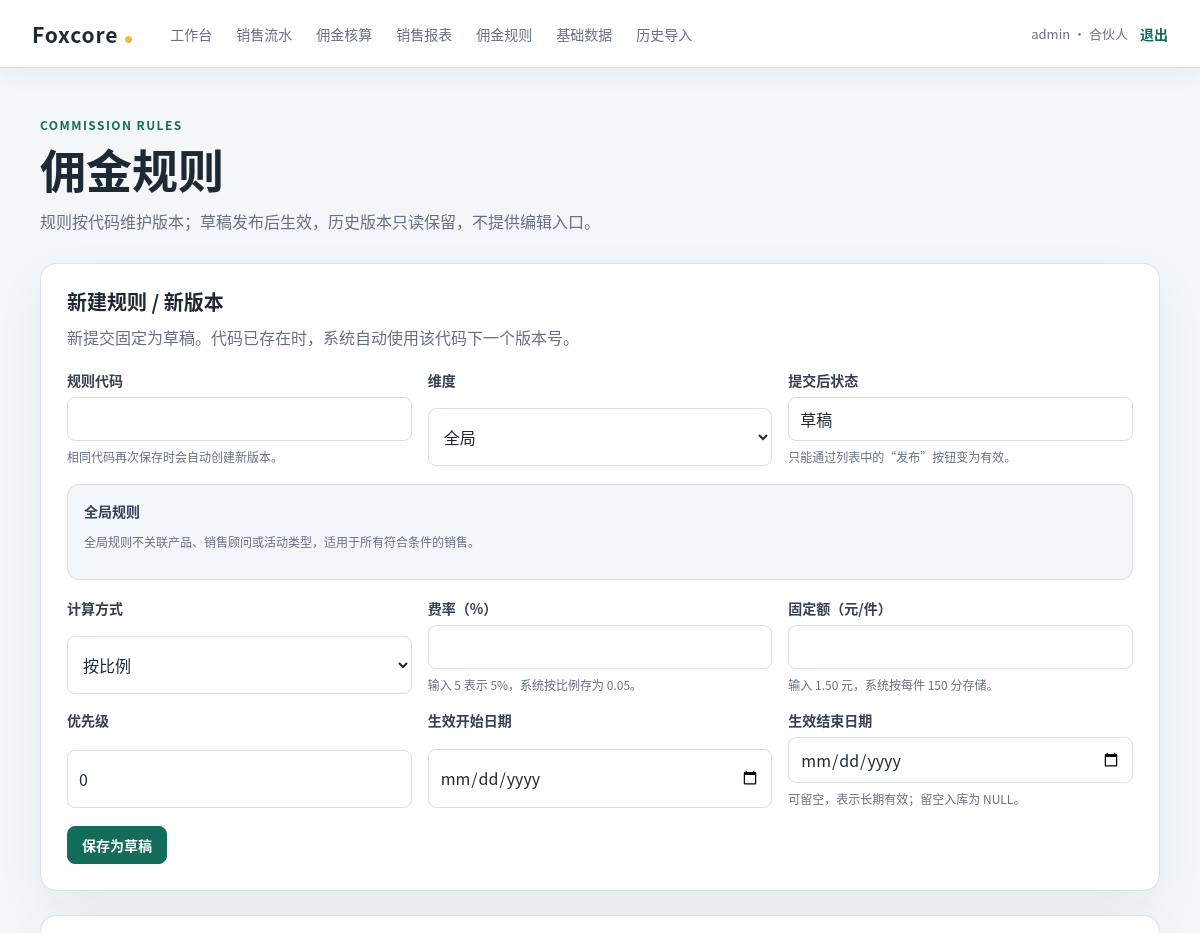
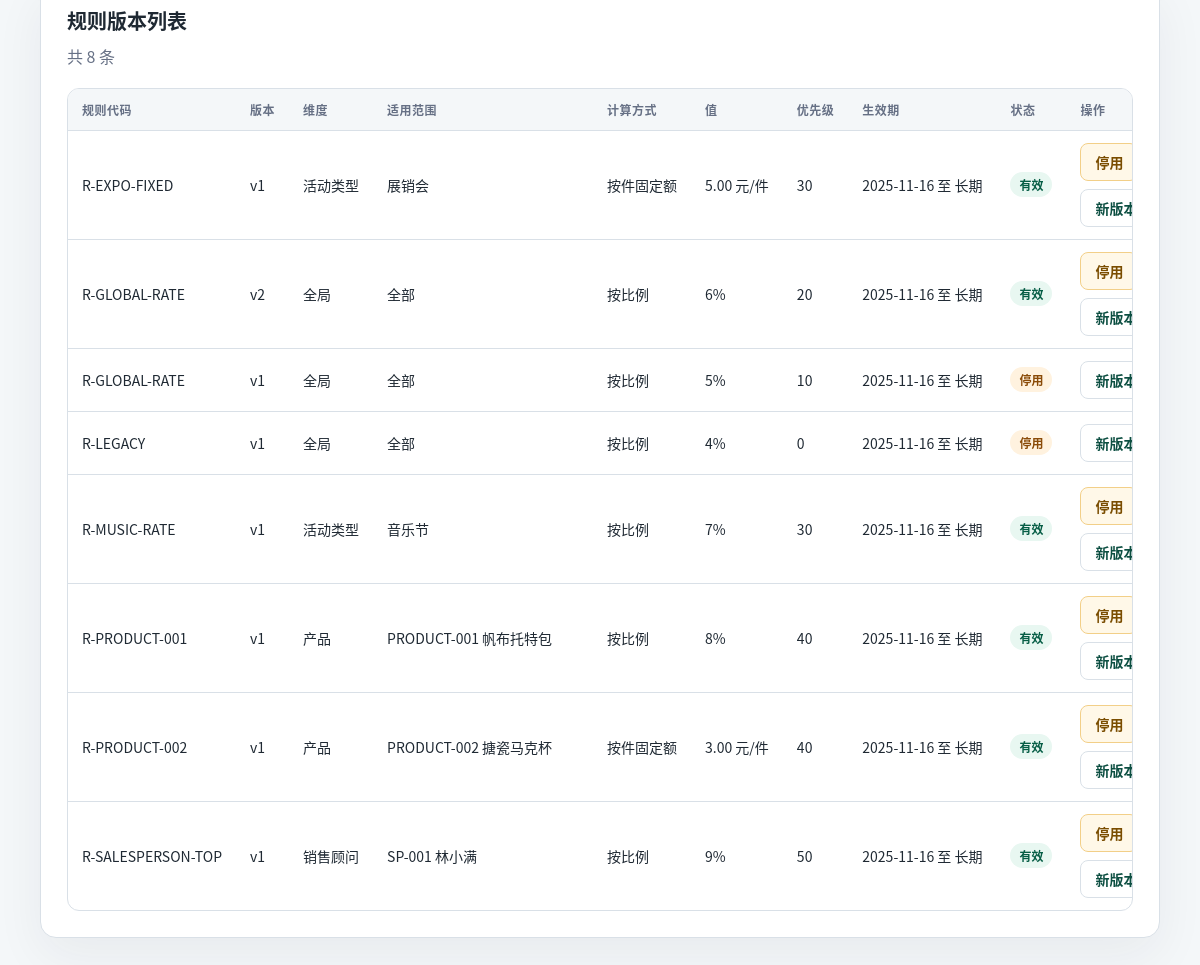
/rules (signed in), run on the app's committed database (2 pictures, top to bottom).
### tables this page shows
CREATE TABLE APP_USER (
    user_id INTEGER PRIMARY KEY AUTOINCREMENT,
    username TEXT NOT NULL UNIQUE,
    password_hash TEXT NOT NULL,
    role TEXT NOT NULL CHECK (role IN ('合伙人', '销售顾问')),
    salesperson_id INTEGER REFERENCES SALESPERSON(salesperson_id),
    status TEXT NOT NULL CHECK (status IN ('启用', '停用')),
    created_at TEXT NOT NULL DEFAULT (strftime('%Y-%m-%d %H:%M:%S', 'now', 'localtime')),
    UNIQUE (salesperson_id)
);

CREATE TABLE COMMISSION_RULE (
    rule_id INTEGER PRIMARY KEY AUTOINCREMENT,
    rule_code TEXT NOT NULL,
    version_no INTEGER NOT NULL CHECK (version_no > 0),
    dimension TEXT NOT NULL CHECK (dimension IN ('PRODUCT', 'EVENT_TYPE', 'SALESPERSON', 'GLOBAL')),
    event_type_value TEXT,
    calc_method TEXT NOT NULL CHECK (calc_method IN ('按比例', '按件固定额')),
    rate REAL,
    fixed_per_unit_cents INTEGER,
    priority INTEGER NOT NULL DEFAULT 0,
    effective_from TEXT NOT NULL CHECK (
        effective_from GLOB '[0-9][0-9][0-9][0-9]-[0-9][0-9]-[0-9][0-9]'
    ),
    effective_to TEXT,
    status TEXT NOT NULL CHECK (status IN ('草稿', '有效', '停用')),
    created_by INTEGER NOT NULL REFERENCES APP_USER(user_id),
    created_at TEXT NOT NULL DEFAULT (strftime('%Y-%m-%d %H:%M:%S', 'now', 'localtime')),
    UNIQUE (rule_code, version_no),
    CHECK (
        effective_to IS NULL
        OR (
            effective_to GLOB '[0-9][0-9][0-9][0-9]-[0-9][0-9]-[0-9][0-9]'
            AND effective_from <= effective_to
        )
    ),
    CHECK (
        (calc_method = '按比例' AND rate IS NOT NULL AND rate >= 0 AND rate <= 1
            AND fixed_per_unit_cents IS NULL)
        OR
        (calc_method = '按件固定额' AND rate IS NULL
            AND fixed_per_unit_cents IS NOT NULL AND fixed_per_unit_cents >= 0)
    ),
    CHECK (
        (dimension = 'EVENT_TYPE' AND event_type_value IS NOT NULL AND length(trim(event_type_value)) > 0)
        OR
        (dimension <> 'EVENT_TYPE' AND event_type_value IS NULL)
    )
);

### app/routes/rules.py (the view, shortened to what this page needs)
@bp.route("/rules", methods=("GET", "POST"))
@role_required("合伙人")
def index():
    source_rule_id: int | None = None
    raw_source_id = request.args.get("new_version", "").strip()
    try:
        return _render_rules(source_rule_id=source_rule_id)
    except ValueError as exc:
        flash(str(exc), "error")
        return _render_rules()

### app/auth.py (called while the page is built)
def load_logged_in_user() -> None:
    user_id = session.get("user_id")
    if user_id is None:
        g.user = None
        return
    user = get_db().execute(
        "SELECT user_id, username, role, salesperson_id "
        "FROM APP_USER WHERE user_id = ? AND status = '启用'",
        (user_id,),
    ).fetchone()
    if user is None:
        session.clear()
        g.user = None
        return
    g.user = user

def role_required(role: str) -> Callable[[Callable[..., Any]], Callable[..., Any]]:
    def decorator(view: Callable[..., Any]) -> Callable[..., Any]:
        @wraps(view)
        def wrapped_view(*args: Any, **kwargs: Any) -> Any:
            if g.user is None:
                return redirect(url_for("auth.login"))
            if g.user["role"] != role:
                abort(403)
            return view(*args, **kwargs)
        return wrapped_view
    return decorator

### app/db.py (called while the page is built)
def get_db() -> sqlite3.Connection:
    if "db" not in g:
        conn = sqlite3.connect(current_app.config["DATABASE"])
        conn.row_factory = sqlite3.Row
        conn.execute("PRAGMA foreign_keys = ON")
        g.db = conn
    return g.db

### app/routes/rules.py (called while the page is built)
def _render_rules(
    *,
    form_data=None,
    source_rule_id: int | None = None,
    status_code: int = 200,
):
    context = rule_service.get_rules_page(
        form_data=form_data,
        source_rule_id=source_rule_id,
    )
    return render_template("rules.html", **context), status_code

### app/services/rule_service.py (called while the page is built)
def _rate_display_value(rate: Any) -> str:
    percent = Decimal(str(rate)) * Decimal("100")
    return f"{format(percent.normalize(), 'f')}%"

def _default_form_values() -> dict[str, Any]:
    return {
        "rule_code": "",
        "dimension": "GLOBAL",
        "event_type_value": "",
        "calc_method": "按比例",
        "rate": "",
        "fixed_amount": "",
        "priority": "0",
        "effective_from": "",
        "effective_to": "",
        "product_ids": [],
        "salesperson_ids": [],
    }

### app/templates/rules.html (shortened to what this page needs)
{% extends "base.html" %}
{% block content %}
  <section class="page-heading rules-heading">
    <div>
      <p class="eyebrow">COMMISSION RULES</p>
      <h1>佣金规则</h1>
      <p class="muted">规则按代码维护版本；草稿发布后生效，历史版本只读保留，不提供编辑入口。</p>
    </div>
  </section>
  <section class="rules-panel">
    <div class="panel-heading">
      <div>
        <h2>新建规则 / 新版本</h2>
        <p class="muted">新提交固定为草稿。代码已存在时，系统自动使用该代码下一个版本号。</p>
      </div>
    </div>
    <form method="post" action="{{ url_for('rules.index') }}" id="rule-form">
      <div class="form-grid">
        <div class="field">
          <label for="rule_code">规则代码</label>
          <input id="rule_code" name="rule_code" value="{{ form_values['rule_code'] }}" maxlength="80" required>
          <span class="field-hint">相同代码再次保存时会自动创建新版本。</span>
        </div>
        <div class="field">
          <label for="dimension">维度</label>
          <select id="dimension" name="dimension">
            {% for option in dimension_options %}
              <option value="{{ option['value'] }}" {% if form_values['dimension'] == option['value'] %}selected{% endif %}>{{ option['label'] }}</option>
            {% endfor %}
          </select>
        </div>
        <div class="field">
          <label>提交后状态</label>
          <input value="草稿" disabled>
          <span class="field-hint">只能通过列表中的“发布”按钮变为有效。</span>
        </div>
      </div>
      <div class="target-panel" data-dimension-panel="GLOBAL" {% if form_values['dimension'] != 'GLOBAL' %}hidden{% endif %}>
        <div class="target-title">全局规则</div>
        <p class="field-hint">全局规则不关联产品、销售顾问或活动类型，适用于所有符合条件的销售。</p>
      </div>
      <div class="form-grid" style="margin-top: 18px;">
        <div class="field">
          <label for="calc_method">计算方式</label>
          <select id="calc_method" name="calc_method">
            {% for method in calc_methods %}
              <option value="{{ method }}" {% if form_values['calc_method'] == method %}selected{% endif %}>{{ method }}</option>
            {% endfor %}
          </select>
        </div>
        <div class="field" data-calc-panel="按比例" {% if form_values['calc_method'] != '按比例' %}hidden{% endif %}>
          <label for="rate">费率（%）</label>
          <input id="rate" name="rate" type="number" min="0" max="100" step="0.0001" value="{{ form_values['rate'] }}">
          <span class="field-hint">输入 5 表示 5%，系统按比例存为 0.05。</span>
        </div>
        <div class="field" data-calc-panel="按件固定额" {% if form_values['calc_method'] != '按件固定额' %}hidden{% endif %}>
          <label for="fixed_amount">固定额（元/件）</label>
          <input id="fixed_amount" name="fixed_amount" type="number" min="0" step="0.01" value="{{ form_values['fixed_amount'] }}">
          <span class="field-hint">输入 1.50 元，系统按每件 150 分存储。</span>
        </div>
        <div class="field">
          <label for="priority">优先级</label>
          <input id="priority" name="priority" type="number" step="1" value="{{ form_values['priority'] }}">
        </div>
        <div class="field">
          <label for="effective_from">生效开始日期</label>
          <input id="effective_from" name="effective_from" type="date" value="{{ form_values['effective_from'] }}" required>
        </div>
        <div class="field">
          <label for="effective_to">生效结束日期</label>
          <input id="effective_to" name="effective_to" type="date" value="{{ form_values['effective_to'] }}">
          <span class="field-hint">可留空，表示长期有效；留空入库为 NULL。</span>
        </div>
      </div>
      <div class="form-actions">
        <button class="button" type="submit">保存为草稿</button>
      </div>
    </form>
  </section>
  <section class="rules-panel">
    <div class="panel-heading">
      <div>
        <h2>规则版本列表</h2>
        <p class="muted">共 {{ rules | length }} 条</p>
      </div>
    </div>
    {% if rules %}
      <div class="table-wrap">
        <table class="rules-table">
          <thead>
            <tr>
              <th>规则代码</th>
              <th>版本</th>
              <th>维度</th>
              <th>适用范围</th>
              <th>计算方式</th>
              <th>值</th>
              <th>优先级</th>
              <th>生效期</th>
              <th>状态</th>
              <th>操作</th>
            </tr>
          </thead>
          <tbody>
            {% for rule in rules %}
              <tr>
                <td>{{ rule['rule_code'] }}</td>
                <td>v{{ rule['version_no'] }}</td>
                <td>{{ rule['dimension_label'] }}</td>
                <td class="scope-cell">{{ rule['scope_text'] }}</td>
                <td>{{ rule['calc_method'] }}</td>
                <td>{{ rule['value_text'] }}</td>
                <td>{{ rule['priority'] }}</td>
                <td>{{ rule['effective_from'] }} 至 {{ rule['effective_to'] or '长期' }}</td>
                <td>
                  {% if rule['status'] == '草稿' %}
                    <span class="badge badge-draft">草稿</span>
                  {% elif rule['status'] == '有效' %}
                    <span class="badge badge-active">有效</span>
                  {% else %}
                    <span class="badge badge-disabled">停用</span>
                  {% endif %}
                </td>
                <td>
                  <div class="table-actions">
                    {% if rule['status'] == '草稿' %}
                      <form class="inline-form" method="post" action="{{ url_for('rules.index') }}">
                        <input type="hidden" name="action" value="publish">
                        <input type="hidden" name="rule_id" value="{{ rule['rule_id'] }}">
                        <button class="button" type="submit">发布</button>
                      </form>
                    {% elif rule['status'] == '有效' %}
                      <form class="inline-form" method="post" action="{{ url_for('rules.index') }}">
                        <button class="button button-warning" type="submit">停用</button>
                      </form>
                    {% endif %}
                    <a class="button button-secondary" href="{{ url_for('rules.index', new_version=rule['rule_id']) }}">新版本</a>
                  </div>
                </td>
              </tr>
            {% endfor %}
          </tbody>
        </table>
      </div>
    {% else %}
      <div class="empty-state">暂无佣金规则</div>
    {% endif %}
  </section>
{% endblock %}

### app/templates/base.html (shortened to what this page needs)
<!doctype html>
<html lang="zh-CN">
<head>
  <link rel="stylesheet" href="{{ url_for('static', filename='css/app.css') }}?v=2">
</head>
<body>
  <header class="site-header">
    <a class="brand" href="{{ url_for('dashboard.index') }}">Foxcore</a>
    {% if g.user %}
      <nav class="main-nav" aria-label="主导航">
        {% if g.user["role"] == "合伙人" %}
          <a href="{{ url_for('dashboard.index') }}">工作台</a>
          <a href="{{ url_for('sales.list_sales') }}">销售流水</a>
          <a href="{{ url_for('settlements.index') }}">佣金核算</a>
          <a href="{{ url_for('reports.index') }}">销售报表</a>
          <a href="{{ url_for('rules.index') }}">佣金规则</a>
          <a href="{{ url_for('master.index') }}">基础数据</a>
          <a href="{{ url_for('imports.index') }}">历史导入</a>
        {% elif g.user["role"] == "销售顾问" %}
          <a href="{{ url_for('sales.new_sale') }}">登记销售</a>
          <a href="{{ url_for('sales.list_sales') }}">我的流水</a>
        {% endif %}
      </nav>
      <div class="user-area">
        <span class="user-chip">{{ g.user["username"] }} · {{ g.user["role"] }}</span>
        <a class="logout-link" href="{{ url_for('auth.logout') }}">退出</a>
      </div>
    {% else %}
      <a class="logout-link" href="{{ url_for('auth.login') }}">登录</a>
    {% endif %}
  </header>
  <main class="page-shell">
    {% block content %}{% endblock %}
  </main>
</body>
</html>

### app/static/css/app.css (style rules this page uses)
:root { color-scheme: light; --ink: #1f2933; --muted: #667085; --line: #d9e0e7; --surface: #ffffff; --surface-soft: #f4f7f9; --brand: #146c5a; --brand-dark: #0d4f42; --accent: #f2b84b; --danger-bg: #fff1f0; --danger-text: #a8071a; font-family: "Microsoft YaHei", "PingFang SC", "Noto Sans CJK SC", sans-serif; }
* { box-sizing: border-box; }
body { min-height: 100vh; margin: 0; color: var(--ink); background: var(--surface-soft); }
a { color: var(--brand); text-decoration: none; }
.site-header { display: flex; align-items: center; gap: 28px; min-height: 68px; padding: 12px 32px; background: var(--surface); border-bottom: 1px solid var(--line); box-shadow: 0 6px 24px rgba(31, 41, 51, 0.05); }
.brand { color: var(--ink); font-size: 21px; font-weight: 800; letter-spacing: 0.04em; white-space: nowrap; }
.brand::after { display: inline-block; width: 7px; height: 7px; margin-left: 7px; background: var(--accent); border-radius: 50%; content: ""; }
.main-nav { display: flex; flex: 1; flex-wrap: wrap; align-items: center; gap: 4px; }
.main-nav a { padding: 8px 10px; color: var(--muted); border-radius: 8px; font-size: 14px; }
.user-area { display: flex; align-items: center; gap: 12px; white-space: nowrap; }
.user-chip { color: var(--muted); font-size: 13px; }
.logout-link { font-size: 14px; font-weight: 700; }
.page-shell { width: min(1120px, calc(100% - 40px)); margin: 0 auto; padding: 48px 0 72px; }
.page-heading { margin-bottom: 28px; }
.eyebrow { margin: 0 0 8px; color: var(--brand); font-size: 12px; font-weight: 800; letter-spacing: 0.12em; }
h1, h2 { margin-top: 0; line-height: 1.2; }
h1 { margin-bottom: 12px; font-size: clamp(30px, 4vw, 46px); }
h2 { margin-bottom: 10px; font-size: 20px; }
.muted { margin: 0; color: var(--muted); line-height: 1.7; }

### app/templates/rules.html (style rules this page uses)
.rules-heading { display: flex; justify-content: space-between; gap: 24px; align-items: end; }
.rules-panel { margin-bottom: 24px; padding: 26px; background: var(--surface); border: 1px solid var(--line); border-radius: 16px; box-shadow: 0 18px 50px rgba(31, 41, 51, 0.06); }
.panel-heading { display: flex; justify-content: space-between; gap: 16px; align-items: baseline; margin-bottom: 18px; }
.panel-heading p { margin: 0; }
.form-grid { display: grid; grid-template-columns: repeat(3, minmax(0, 1fr)); gap: 16px; }
.field { display: grid; gap: 7px; }
.field label, .target-title { color: #344054; font-size: 14px; font-weight: 700; }
.field input, .field select { width: 100%; min-height: 42px; padding: 9px 11px; color: var(--ink); background: #fff; border: 1px solid var(--line); border-radius: 8px; font: inherit; }
.field-hint { color: var(--muted); font-size: 12px; line-height: 1.5; }
.target-panel { margin-top: 18px; padding: 16px; background: var(--surface-soft); border: 1px solid var(--line); border-radius: 12px; }
.form-actions { display: flex; flex-wrap: wrap; gap: 10px; margin-top: 18px; }
.button { display: inline-flex; align-items: center; justify-content: center; min-height: 38px; padding: 8px 14px; color: #fff; background: var(--brand); border: 1px solid var(--brand); border-radius: 8px; cursor: pointer; font: inherit; font-size: 14px; font-weight: 700; text-decoration: none; }
.button-secondary { color: var(--brand-dark); background: #fff; border-color: var(--line); }
.button-warning { color: #7a4d00; background: #fff8e8; border-color: #f2cf88; }
.table-wrap { overflow-x: auto; border: 1px solid var(--line); border-radius: 12px; }
.rules-table { width: 100%; border-collapse: collapse; font-size: 14px; }
.rules-table th, .rules-table td { padding: 12px 14px; border-bottom: 1px solid var(--line); text-align: left; vertical-align: middle; }
.rules-table th { color: var(--muted); background: var(--surface-soft); font-size: 12px; letter-spacing: 0.04em; white-space: nowrap; }
.rules-table td { white-space: nowrap; }
.rules-table td.scope-cell { min-width: 220px; max-width: 380px; white-space: normal; }
.rules-table tr:last-child td { border-bottom: 0; }
.table-actions { display: flex; flex-wrap: wrap; gap: 8px; }
.inline-form { display: inline; margin: 0; }
.badge { display: inline-block; padding: 4px 9px; border-radius: 999px; font-size: 12px; font-weight: 800; }
.badge-active { color: #075e46; background: #e8f7f1; }
.badge-disabled { color: #8a4b08; background: #fff2df; }

### data on the page
APP_USER: user.username "admin", user.role "合伙人"
COMMISSION_RULE: rule_code "R-EXPO-FIXED", version_no "1", dimension_label "活动类型", scope_text "展销会", calc_method "按件固定额", value_text "5.00 元/件", priority "30", effective_from "2025-11-16", rule "长期", status "有效"
COMMISSION_RULE: rule_code "R-GLOBAL-RATE", version_no "2", dimension_label "全局", scope_text "全部", calc_method "按比例", value_text "6%", priority "20", effective_from "2025-11-16", rule "长期", status "有效"
COMMISSION_RULE: rule_code "R-GLOBAL-RATE", version_no "1", dimension_label "全局", scope_text "全部", calc_method "按比例", value_text "5%", priority "10", effective_from "2025-11-16", rule "长期", status "停用"
COMMISSION_RULE: rule_code "R-LEGACY", version_no "1", dimension_label "全局", scope_text "全部", calc_method "按比例", value_text "4%", priority "0", effective_from "2025-11-16", rule "长期", status "停用"
COMMISSION_RULE: rule_code "R-MUSIC-RATE", version_no "1", dimension_label "活动类型", scope_text "音乐节", calc_method "按比例", value_text "7%", priority "30", effective_from "2025-11-16", rule "长期", status "有效"
COMMISSION_RULE: rule_code "R-PRODUCT-001", version_no "1", dimension_label "产品", scope_text "PRODUCT-001 帆布托特包", calc_method "按比例", value_text "8%", priority "40", effective_from "2025-11-16", rule "长期", status "有效"
COMMISSION_RULE: rule_code "R-PRODUCT-002", version_no "1", dimension_label "产品", scope_text "PRODUCT-002 搪瓷马克杯", calc_method "按件固定额", value_text "3.00 元/件", priority "40", effective_from "2025-11-16", rule "长期", status "有效"
COMMISSION_RULE: rule_code "R-SALESPERSON-TOP", version_no "1", dimension_label "销售顾问", scope_text "SP-001 林小满", calc_method "按比例", value_text "9%", priority "50", effective_from "2025-11-16", rule "长期", status "有效"

### other printed values
{{ rules | length }} "8"
form field dimension "全局"
form field calc_method "按比例"
